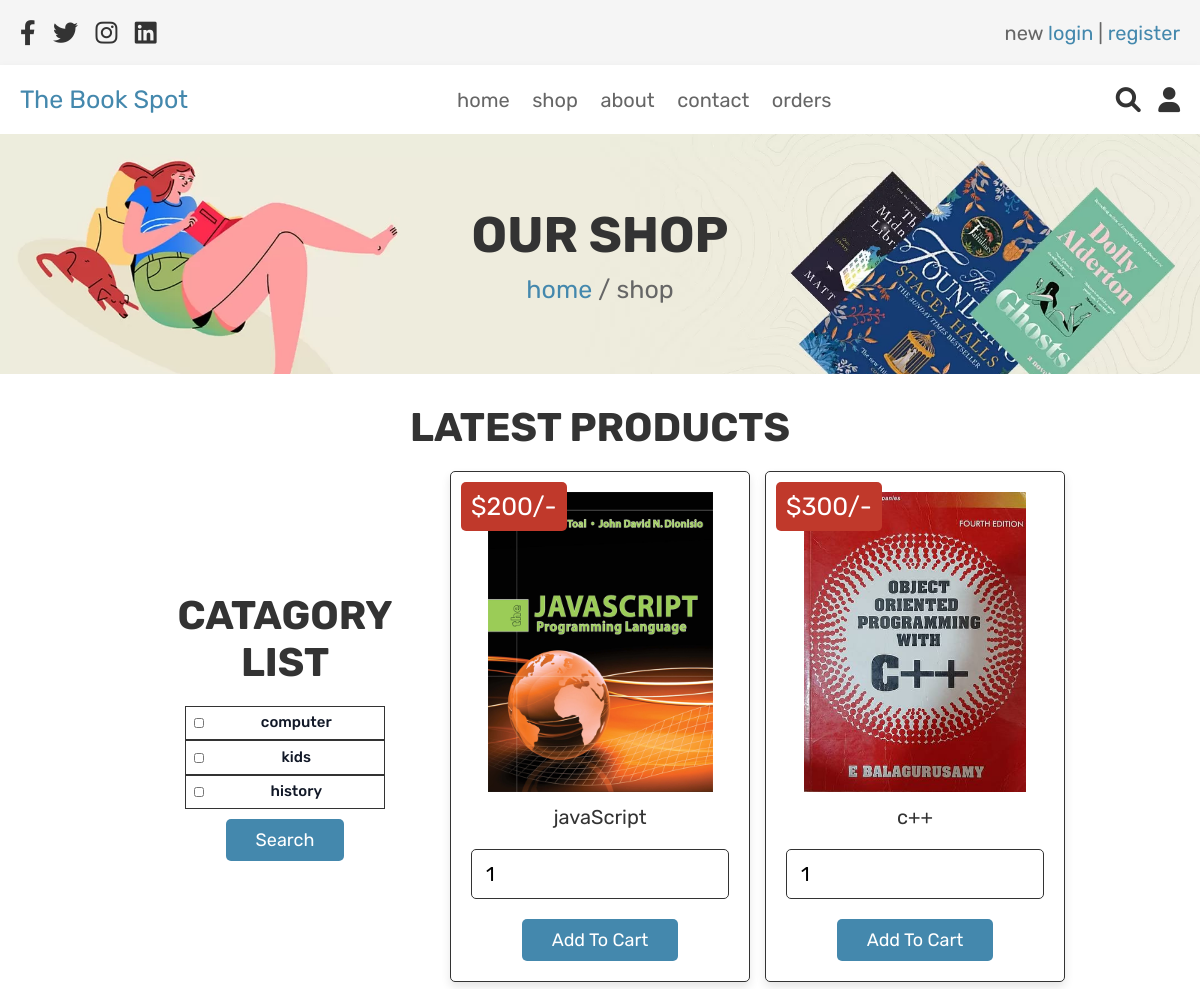
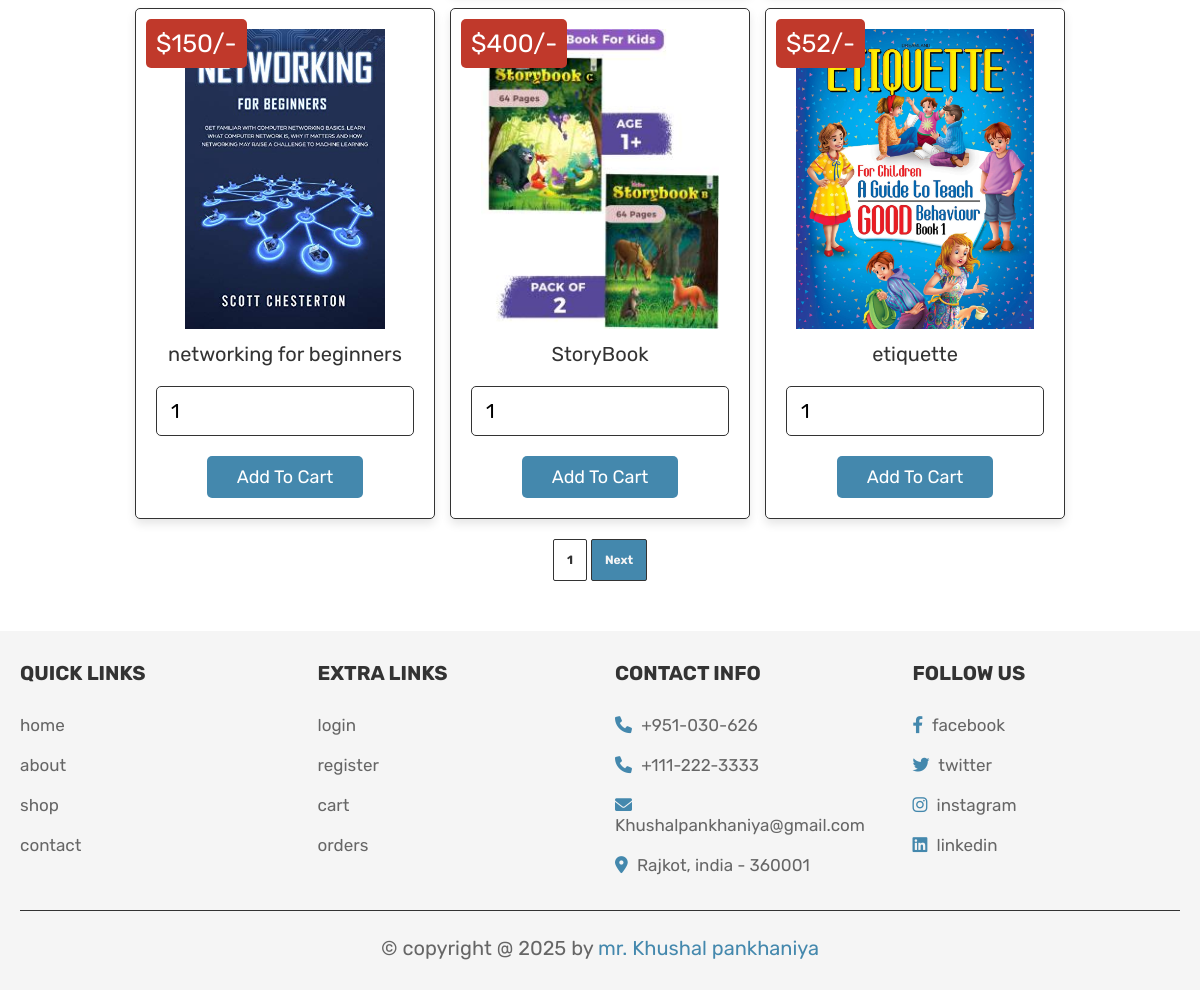
The page /shop.php on the database its author committed (2 pictures, top to bottom).
### tables this page shows
CREATE TABLE `a_brands` (
  `id` int(20) NOT NULL,
  `name` varchar(20) NOT NULL
);

CREATE TABLE `products` (
  `id` int(100) NOT NULL,
  `name` varchar(100) NOT NULL,
  `brand_id` int(10) NOT NULL,
  `price` int(100) NOT NULL,
  `image` varchar(100) NOT NULL
);

### shop.php (the view, shortened to what this page needs)
<?php
include 'config.php';
?>
<!DOCTYPE html>
<html lang="en">
<head>
   <link rel="stylesheet" href="https://cdnjs.cloudflare.com/ajax/libs/font-awesome/6.0.0/css/all.min.css">
   <link rel="stylesheet" href="css/style.css">
</head>
<body>
<?php include 'header.php'; ?>
<div class="heading">
   <h3>our shop</h3>
   <p> <a href="home.php">home</a> / shop </p>
</div>
<section class="products">
   <h1 class="title">latest products</h1>
   <div class="box-container">
<div id="catagorybox">
       <h6 class="title">catagory List</h6>
           <div class="card-body">
              <form action="" method="GET">
                  <ul class="link">
                            <?php
                                $con = mysqli_connect("localhost","root","","project");
                                $brand_query = "SELECT * FROM a_brands";
                                $brand_query_run  = mysqli_query($con, $brand_query);
                                if(mysqli_num_rows($brand_query_run) > 0)
                                {
                                    foreach($brand_query_run as $brandlist)
                                    {
                                        $checked = [];
                                        ?>
                                        <li class="">
                                         <div class="">
                                                 <input type="checkbox" class="inputs"  name="brands[]" id="check" value="<?= $brandlist['id']; ?>"
                                                    <?php if(in_array($brandlist['id'], $checked)){ echo "checked"; } ?>
                                                 />
                                                 <label for="check" class="inputslabel"> <?= $brandlist['name']; ?></label>
                                         </div>
                                        </li>
                                       <?php
                                    }
                                }
                                else
                                {echo "No Brands Found";}
                            ?>
                            </ul>
                            <div class="card-header"><button type="submit" class="btn btn-primary btn-sm float-end">Search</button></div>
                        </form>
                    </div>
               </div>
   <?php
                            if(isset($_GET['brands']))
                            {
                                $branchecked = [];
                                $branchecked = $_GET['brands'];
                                $limit = 4;
                                if (isset($_GET['page'])) {
                                 $page = $_GET['page'];
                                } else {
                                  $page = 1;
                                }
                              $offset = ($page - 1) * $limit;
                                foreach($branchecked as $rowbrand)
                                {
                                    $products = "SELECT * FROM products WHERE brand_id IN ($rowbrand)  LIMIT {$offset},{$limit} ";
                                    $products_run = mysqli_query($con, $products);
                                    if(mysqli_num_rows($products_run) > 0)
                                    {
                                        foreach($products_run as $fetch_products) :
                                            ?>
                                                <form action="" method="post" class="box">
                                                 <img class="image" src="uploaded_img/<?php echo $fetch_products['image']; ?>" alt="">
                                                 <div class="name"><?php echo $fetch_products['name']; ?></div>
                                                 <div class="price">$<?php echo $fetch_products['price']; ?>/-</div>
                                                 <input type="number" min="1" name="product_quantity" value="1" class="qty">
                                                 <input type="hidden" name="product_name" value="<?php echo $fetch_products['name']; ?>">
                                                 <input type="hidden" name="product_price" value="<?php echo $fetch_products['price']; ?>">
                                                 <input type="hidden" name="product_image" value="<?php echo $fetch_products['image']; ?>">
                                                 <input type="submit" value="add to cart" name="add_to_cart" class="btn">
                                                 </form>
                                            <?php
                                        endforeach;
                                    }
                                }
                            }
                            else
                            {
                              $limit = 5;
                              if (isset($_GET['page'])) {
                               $page = $_GET['page'];
                              } else {
                                $page = 1;
                              }
                            $offset = ($page - 1) * $limit;
                              $select_products = mysqli_query($conn, "SELECT * FROM `products`  LIMIT {$offset},{$limit}") or die('query failed');
                              if(mysqli_num_rows($select_products) > 0){
                                 while($fetch_products = mysqli_fetch_assoc($select_products)){
                           ?>
                          <form action="" method="post" class="box">
                           <img class="image" src="uploaded_img/<?php echo $fetch_products['image']; ?>" alt="">
                           <div class="name"><?php echo $fetch_products['name']; ?></div>
                           <div class="price">$<?php echo $fetch_products['price']; ?>/-</div>
                           <input type="number" min="1" name="product_quantity" value="1" class="qty">
                           <input type="submit" value="add to cart" name="add_to_cart" class="btn">
                          </form>
                           <?php
                              }
                           }else{
                              echo '<p class="empty">no products added yet!</p>';
                           }
                            }
                        ?>
   </div>
   <div class="contanier-pagination">
  <?php
  $sql1 = "SELECT * FROM `products`";
  $result1 = mysqli_query($conn,$sql1) or die(mysqli_error());
  if (mysqli_num_rows($result1) > 0) {
    $total_records = mysqli_num_rows($result1);
    $total_page = ceil($total_records / $limit);
    echo '<nav aria-label="Page navigation example">';
    echo '<ul class="pagination">';
    for ($i=1; $i < $total_page; $i++) {
      if ($i == $page) {
          $active = "active";
      } else {
       $active = "";
      }
        echo '<li class="page-item "><a class="page-link '.$active.'" href="shop.php?page='.$i.'"  >'.$i.'</a></li>';
    }
    if ($total_page > $page) {
      echo '<li class="page-item"><a class="page-link" href="shop.php?page='.($page +1).'">Next</a></li>';
    }
    echo '</ul>';
    echo '</nav>';
}
   ?>
</div>
</section>
<?php include 'footer.php'; ?>
</body>
</html>

### css/style.css (style rules this page uses)
:root { --purple:#4488ad; --red:#c0392b; --orange:#f39c12; --black:#333; --white:#fff; --light-color:#666; --light-white:#ccc; --light-bg:#f5f5f5; --border:.1rem solid var(--black); --box-shadow:0 .5rem 1rem rgba(0,0,0,.1); }
* { font-family: 'Rubik', sans-serif; margin:0; padding:0; box-sizing: border-box; outline: none; border:none; text-decoration: none; transition:all .2s linear; }
html { font-size: 62.5%; overflow-x: hidden; }
section { padding:3rem 2rem; }
.title { text-align: center; margin-bottom: 2rem; text-transform: uppercase; color:var(--black); font-size: 4rem; }
.btn, .option-btn, .delete-btn, .white-btn { display: inline-block; margin-top: 1rem; padding:1rem 3rem; cursor: pointer; color:var(--white); font-size: 1.8rem; border-radius: .5rem; text-transform: capitalize; }
.white-btn, .btn { background-color: var(--purple); }
.heading { min-height: 30vh; display: flex; flex-flow: column; align-items: center; justify-content: center; gap:1rem; background: url(../images/heading-bg.webp) no-repeat; background-size: cover; background-position: center; text-align: center; }
.heading h3 { font-size: 5rem; color:var(--black); text-transform: uppercase; }
.heading p { font-size: 2.5rem; color:var(--light-color); }
.heading p a { color:var(--purple); }
.products .box-container { max-width: 1200px; margin:0 auto; display: grid; grid-template-columns: repeat(auto-fit, 30rem); align-items: flex-start; gap:1.5rem; justify-content: center; }
.products .box-container .box { border-radius: .5rem; background-color: var(--white); box-shadow: var(--box-shadow); padding:2rem; text-align: center; border:var(--border); position: relative; }
.products .box-container .box .image { height: 30rem; }
.products .box-container .box .name { padding:1rem 0; font-size: 2rem; color:var(--black); }
.products .box-container .box .qty { width: 100%; padding:1.2rem 1.4rem; border-radius: .5rem; border:var(--border); margin:1rem 0; font-size: 2rem; }
.products .box-container .box .price { position: absolute; top:1rem; left:1rem; border-radius: .5rem; padding:1rem; font-size: 2.5rem; color:var(--white); background-color: var(--red); }
#catagorybox { margin: 0 auto; margin: auto; text-align: center; }
#catagorybox .card-body .link { list-style: none; margin: auto; color: #111827; font-size: 1.125rem; line-height: 1.75rem; font-weight: 500; width: 20rem; border-radius: 0.5rem; }
#catagorybox .card-body .link li { width: 100%; border-top-left-radius: 0.5rem; border-top-right-radius: 0.5rem; border-bottom-width: 5px; }
#catagorybox .card-body .link li div { display: flex; padding-left: 0.75rem; align-items: center; border: .1rem solid var(--black); }
#catagorybox .card-body .link li div #check { border-color: #111827; color: #2563EB; width: 1rem; height: 1rem; border-radius: 0.25rem; border-color: #D1D5DB; }
#catagorybox .card-body .link li div .inputslabel { padding-top: 0.75rem; padding-bottom: 0.75rem; margin-left: 0.5rem; color: #111827; font-size: 1.5rem; line-height: 1.75rem; width: 100%; }
.contanier-pagination { display: flex; justify-content: center; background-color: #2563EB; }
.pagination { display: flex; padding-left: 0; list-style: none; margin : 2rem 0; }
.page-link { position: relative; display: block; padding: 0.75rem 0.375rem; color: var(--black); text-decoration: none; padding:1.3rem; background-color: var(--bs-pagination-bg); border:var(--border); background-color: var(--light-bg); border-radius: 0.2rem;margin: 0 0.2rem; font-weight: bold; font-size: 1.2rem; transition: color 0.15s ease-in-out, background-color 0.15s ease-in-out, border-color 0.15s ease-in-out, box-shadow 0.15s ease-in-out; }
.active { background-color: #d8e6ed; }

### shop.php (style rules this page uses)
.contanier-pagination { display: flex; justify-content: center; background: #FFF; }
.pagination { display: flex; padding-left: 0; list-style: none; margin : 2rem 0; }
.page-link { position: relative; display: block; padding: 0.75rem 0.375rem; color: var(--light-bg); text-decoration: none; padding:1.3rem; background-color: var(--purple); font-weight: bold; font-size: 1.2rem; transition: color 0.15s ease-in-out, background-color 0.15s ease-in-out, border-color 0.15s ease-in-out, box-shadow 0.15s ease-in-out; }
.active { background-color: var(--light-bd); color: var(--black); }

### rows shown on the page
a_brands: name "computer"
a_brands: name "kids"
a_brands: name "history"
products: image (picture), name "javaScript", price "200"
products: image (picture), name "c++", price "300"
products: image (picture), name "networking for beginners", price "150"
products: image (picture), name "StoryBook", price "400"
products: image (picture), name "etiquette", price "52"
